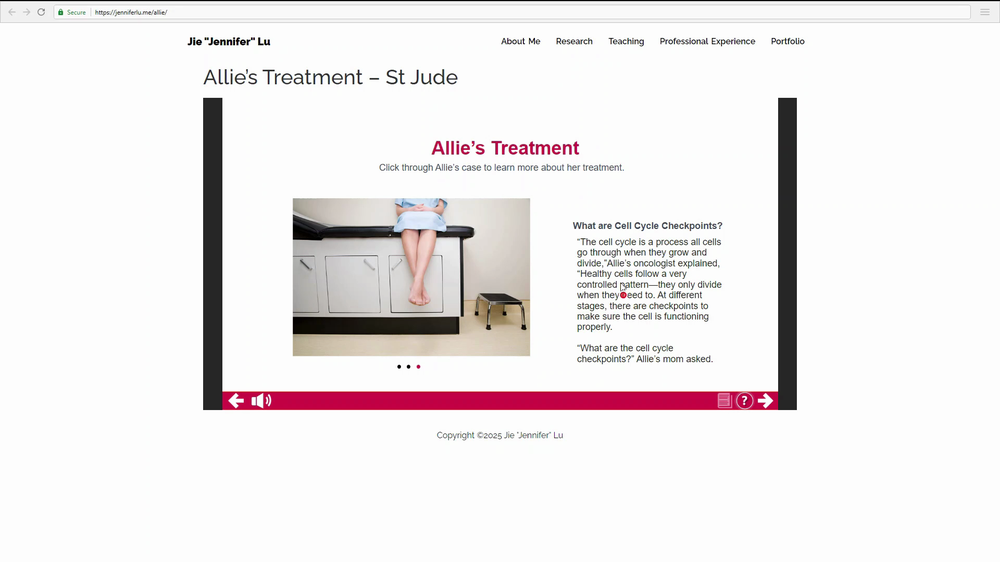
#> input picture data/images/test2.png, 1000 x 562 px, shrunk from 1920 x 1080 before the run
$ python -i step_80_chrome_geometry.py   (imports and definitions only)
#> lines starting #> are read from the running program, lines starting #| are printed output that depends on the picture; after the words box and inside, x2 and y2 are one past the last pixel; in counts of white or black regions, pixels touching at a corner belong together
"""Legacy slide-player geometry helpers.
PPT / slide rectangle from **chrome geometry**:

- Left/right **black pillarbox** columns (dark vertical runs beside the slide).
- Bottom **red** navigation bar → **y1** = top of that strip (slide white → red). The bar’s
  **left/right** edges align with **red → black** pillar borders (same width as slide content); its
  **bottom** is **red → white** (footer). We detect red only in the **lower** ~half of the frame so
  the slide’s red **heading/title** is not mistaken for this strip.
- **Slide (PPT)** = inner rectangle between the inner edges of the pillars, from
  slide top **y0** down to **y1**.

This does not depend on fixed 0–1000 coordinates; it detects pillars + red per frame.
"""
from __future__ import annotations

from typing import List, Optional, Tuple

import cv2
import numpy as np

NAV_BAR_HEIGHT_PX = 110


def _hsv_red_mask(hsv: np.ndarray) -> np.ndarray:
    m1 = cv2.inRange(hsv, np.array([0, 35, 45]), np.array([15, 255, 255]))
    m2 = cv2.inRange(hsv, np.array([165, 35, 45]), np.array([180, 255, 255]))
    return cv2.bitwise_or(m1, m2)


# [32 lines left out: function detect_red_nav_bottom_y, not called in this run]


def detect_nav_bar_top_y_in_player(
    frame: np.ndarray,
    x_lo: int,
    x_hi: int,
) -> float:
    """
    Top edge (TL y) of the bottom red navigation strip inside [x_lo, x_hi].

    The slide heading/title is often red; it is the main other red element. We only
    scan rows **below** ~52% of frame height so the heading is excluded. In that band,
    the wide red control strip is typically the only strong horizontal red region.
    """
    h, w = frame.shape[:2]
    x_lo = max(0, min(w - 1, int(x_lo)))
    x_hi = max(0, min(w - 1, int(x_hi)))
    if x_hi < x_lo:
        x_lo, x_hi = x_hi, x_lo

    hsv = cv2.cvtColor(frame, cv2.COLOR_BGR2HSV)
    red = _hsv_red_mask(hsv)
    roi = red[:, x_lo : x_hi + 1]
    # Exclude upper slide (red heading, maroon text); nav lives in the lower ~48% of frame
    y_floor = int(h * 0.52)
    # Ensure a minimum band height on short frames
    y_floor = min(y_floor, max(0, h - max(96, NAV_BAR_HEIGHT_PX + 24)))
    band = roi[y_floor:h, :]
    if band.size == 0:
        return float(h - NAV_BAR_HEIGHT_PX)

    row_frac = band.mean(axis=1) / 255.0
    # Full-width red bar: high row density; pagination dots stay below strong threshold
    strong = 0.16
    for i in range(len(row_frac)):
        if row_frac[i] >= strong:
            nav_top = y_floor + i
            return float(max(8, min(nav_top, h - 6)))

    for i in range(len(row_frac)):
        if row_frac[i] >= 0.08:
            nav_top = y_floor + i
            return float(max(8, min(nav_top, h - 6)))
    return float(h - NAV_BAR_HEIGHT_PX)


def _dark_runs(mask_1d: np.ndarray) -> List[Tuple[int, int]]:
    """True runs as inclusive (a, b) indices."""
    runs: List[Tuple[int, int]] = []
    i = 0
    n = len(mask_1d)
    while i < n:
        if not mask_1d[i]:
            i += 1
            continue
        j = i
        while j < n and mask_1d[j]:
            j += 1
        runs.append((i, j - 1))
        i = j
    return runs


def _best_pillar_pair(
    col_dark_frac: np.ndarray,
    w: int,
    thr: float,
) -> Optional[Tuple[Tuple[int, int], Tuple[int, int]]]:
    """
    Left pillar = rightmost dark run in the left half (next to slide).
    Right pillar = leftmost dark run in the right half.
    """
    is_d = col_dark_frac > thr
    runs = _dark_runs(is_d)
    left_cand = [
        r
        for r in runs
        if r[1] < int(w * 0.46) and 5 <= (r[1] - r[0] + 1) <= 220
    ]
    right_cand = [
        r
        for r in runs
        if r[0] > int(w * 0.54) and 5 <= (r[1] - r[0] + 1) <= 220
    ]
    if not left_cand or not right_cand:
        return None
    L = max(left_cand, key=lambda r: r[1])
    R = min(right_cand, key=lambda r: r[0])
    if L[1] >= R[0] - 8:
        return None
    return L, R


# [28 lines left out: function _slide_top_y, not called in this run]


def _refine_slide_x_between_pillars(
    gray: np.ndarray,
    h: int,
    w: int,
    lx0: int,
    lx1: int,
    rx0: int,
    rx1: int,
    y0: float,
    y_nav_i: int,
) -> Tuple[float, float]:
    """
    Slide left/right edges = inner vertical borders of the side black bars (no extra padding).

    Uses a vertical band between slide top and nav top; finds the first column after the left
    pillar and the last column before the right pillar where darkness drops vs pillar means.
    """
    y_top = int(max(0, min(h - 2, round(y0) + 4)))
    y_bot = int(max(y_top + 12, min(h - 1, y_nav_i - 4)))
    if y_bot <= y_top + 8:
        return float(lx1 + 1), float(rx0 - 1)
    col_dark = (gray[y_top:y_bot, :] < 42).mean(axis=0)
    lx0 = max(0, min(w - 1, lx0))
    lx1 = max(lx0, min(w - 1, lx1))
    rx0 = max(0, min(w - 1, rx0))
    rx1 = max(rx0, min(w - 1, rx1))
    left_mean = float(np.mean(col_dark[lx0 : lx1 + 1])) if lx1 >= lx0 else 0.85
    right_mean = float(np.mean(col_dark[rx0 : rx1 + 1])) if rx1 >= rx0 else 0.85
    thr_l = max(0.22, min(0.62, left_mean * 0.58))
    thr_r = max(0.22, min(0.62, right_mean * 0.58))
    x0 = float(lx1 + 1)
    for x in range(lx1 + 1, min(rx0, w)):
        if col_dark[x] < thr_l:
            x0 = float(x)
            break
    x1 = float(rx0 - 1)
    for x in range(rx0 - 1, max(int(x0) - 1, lx1), -1):
        if col_dark[x] < thr_r:
            x1 = float(x)
            break
    if x1 <= x0 + 40.0:
        return float(lx1 + 1), float(rx0 - 1)
    return x0, x1


def _slide_top_y_from_pillar_tops(
    gray: np.ndarray,
    h: int,
    left_range: Tuple[int, int],
    right_range: Tuple[int, int],
    y_nav_i: int,
) -> Optional[float]:
    """
    Top y of slide = same horizontal line as the top of the side black pillarbox bars.
    Finds the first row (from below browser chrome) where each pillar column run is dark.
    """
    dark_thr = 42
    y_start = int(0.05 * h)
    y_lim = min(y_nav_i, h - 1)

    def top_for_pillar(xa: int, xb: int) -> Optional[int]:
        for y in range(y_start, y_lim):
            patch = gray[y, xa : xb + 1]
            if patch.size == 0:
                continue
            if float((patch < dark_thr).mean()) < 0.70:
                continue
            y2 = min(y + 14, y_lim)
            sub = gray[y:y2, xa : xb + 1]
            if sub.size == 0:
                continue
            if float((sub < dark_thr).mean()) > 0.55:
                return y
        return None

    lt = top_for_pillar(left_range[0], left_range[1])
    rt = top_for_pillar(right_range[0], right_range[1])
    if lt is None and rt is None:
        return None
    if lt is None:
        return float(rt)
    if rt is None:
        return float(lt)
    return float(min(lt, rt))


def detect_ppt_rect_from_chrome(frame: np.ndarray) -> Optional[Tuple[float, float, float, float]]:
    """
    Returns (x0,y0,x1,y1) slide area in pixels, or None if pillars/nav cannot be found.

    x0 = column after left black bar; x1 = column before right black bar;
    y1 = top of red nav (bottom of slide).
    """
    if frame is None or frame.size == 0:
        return None
    h, w = frame.shape[:2]

    # Pillar column profile: exclude bottom strip (red nav + margin) so we do not need y_nav first.
    y_b0 = int(h * 0.14)
    y_b1 = max(y_b0 + 24, h - max(130, NAV_BAR_HEIGHT_PX + 20))
    if y_b1 <= y_b0 + 8:
        return None

    gray = cv2.cvtColor(frame[y_b0:y_b1, :], cv2.COLOR_BGR2GRAY)
    col_dark_frac = (gray < 42).mean(axis=0)
    if w >= 9:
        k = np.ones(9, dtype=np.float64) / 9.0
        col_dark_frac = np.convolve(col_dark_frac, k, mode="same")

    pair: Optional[Tuple[Tuple[int, int], Tuple[int, int]]] = None
    for thr in (0.72, 0.65, 0.58, 0.50, 0.45):
        pair = _best_pillar_pair(col_dark_frac, w, thr)
        if pair is not None:
            break
    if pair is None:
        return None

    (lx0, lx1), (rx0, rx1) = pair
    x0 = float(lx1 + 1)
    x1 = float(rx0 - 1)
    if x1 <= x0 + 80.0:
        return None

    # Nav top: red HSV only across the player (outer pillar edges), not full frame (avoids wrong y).
    y_nav = detect_nav_bar_top_y_in_player(
        frame,
        max(0, lx0 - 10),
        min(w - 1, rx1 + 10),
    )
    # Bottom of slide = top edge of red nav only (no artificial lift toward frame top).
    y_nav_i = int(round(min(max(y_nav, 8.0), float(h - 6))))
    y1 = float(y_nav_i)

    gray_full = cv2.cvtColor(frame, cv2.COLOR_BGR2GRAY)
    y0_opt = _slide_top_y_from_pillar_tops(gray_full, h, (lx0, lx1), (rx0, rx1), y_nav_i)
    xi0, xi1 = int(round(x0)), int(round(x1))
    if y0_opt is not None:
        y0 = y0_opt
    else:
        y0 = float(_slide_top_y(frame, xi0, xi1, y_nav_i))

    x0, x1 = _refine_slide_x_between_pillars(
        gray_full, h, w, lx0, lx1, rx0, rx1, y0, y_nav_i
    )

    if y1 <= y0 + 40.0:
        return None
    return (x0, y0, x1, y1)


# [25 lines left out: function navigation_bar_bbox_tight, not called in this run]

>>> import cv2
>>> picture = cv2.imread('../data/images/test2.png')
#> picture is the input picture: shape (562, 1000, 3); mean B, G, R 236, 235.3, 239.2
>>> result = detect_ppt_rect_from_chrome(picture)
#> in detect_ppt_rect_from_chrome, `gray = cv2.cvtColor(frame[y_b0:y_b1, :], cv2.COLOR_BGR2GRAY)`:
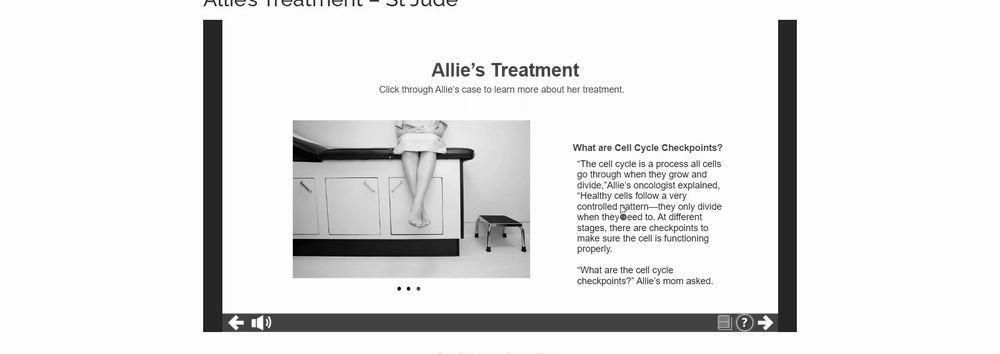
#> gray: shape (354, 1000); min 0, max 255, mean 229.4
#> in detect_ppt_rect_from_chrome, `col_dark_frac = (gray < 42).mean(axis=0)`: col_dark_frac = 1000 values, max 0.893 at index 219, min 0 at index 0, mean 0.0426
#> in detect_ppt_rect_from_chrome, `col_dark_frac = np.convolve(col_dark_frac, k, mode="same")`: col_dark_frac = 1000 values, max 0.882 at index 215, min 0 at index 0, mean 0.0426
#> the loop in detect_ppt_rect_from_chrome, `for thr in (0.72, 0.65, 0.58, 0.50, 0.45):` made 1 pass
#> pair on pass 1: ((207, 217), (782, 792))
#> in detect_ppt_rect_from_chrome, `(lx0, lx1), (rx0, rx1) = pair`: lx0 = 207; lx1 = 217; rx0 = 782; rx1 = 792
#> in detect_ppt_rect_from_chrome, `x0 = float(lx1 + 1)`: x0 = 218
#> in detect_ppt_rect_from_chrome, `x1 = float(rx0 - 1)`: x1 = 781
#> in detect_nav_bar_top_y_in_player, `hsv = cv2.cvtColor(frame, cv2.COLOR_BGR2HSV)`: hsv: shape (562, 1000, 3); mean H, S, V 10.5, 7.6, 239.6
#> in _hsv_red_mask, `m1 = cv2.inRange(hsv, np.array([0, 35, 45]), np.array([15, 255, 255]))`:
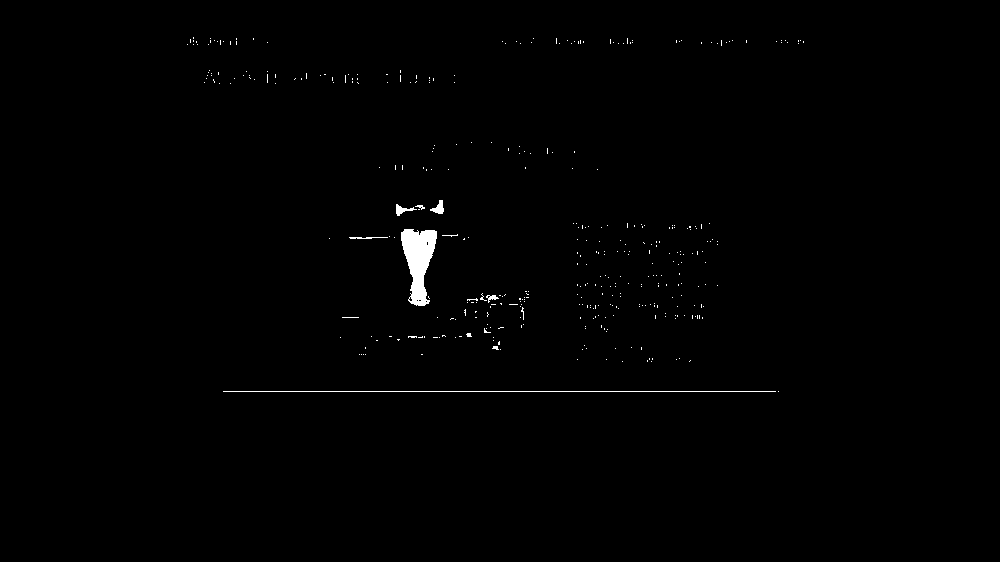
#> m1: shape (562, 1000); 0.6% white; 382 white regions (375 under 20 px), largest, box (x1, y1, x2, y2) and area: (401, 229, 437, 306) 1657, (223, 391, 776, 392) 553, (430, 200, 444, 214) 104
#> in _hsv_red_mask, `m2 = cv2.inRange(hsv, np.array([165, 35, 45]), np.array([180, 255, 255..`:
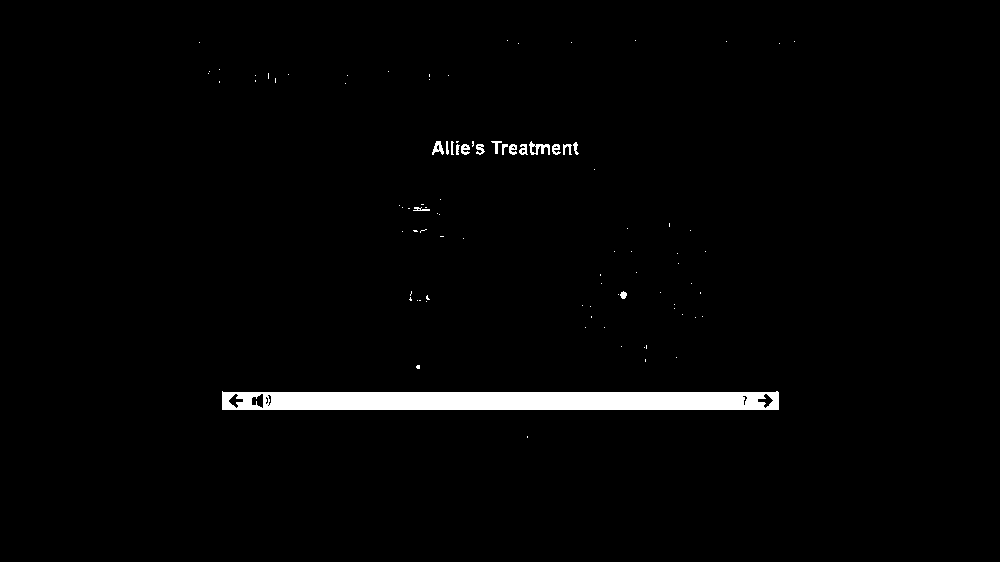
#> m2: shape (562, 1000); 1.9% white; 94 white regions (77 under 20 px), largest, box (x1, y1, x2, y2) and area: (222, 391, 779, 410) 9719, (529, 141, 550, 155) 140, (432, 141, 444, 155) 90
#> in _hsv_red_mask, `return cv2.bitwise_or(m1, m2)`:
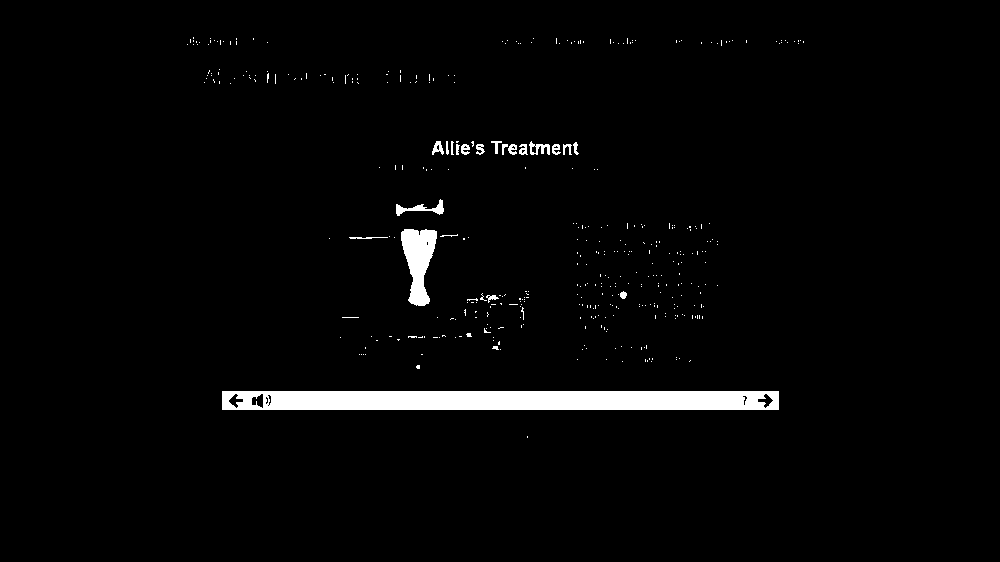
#> returned value: shape (562, 1000); 2.5% white; 405 white regions (384 under 20 px), largest, box (x1, y1, x2, y2) and area: (222, 391, 779, 410) 10273, (401, 229, 437, 306) 1704, (396, 199, 444, 216) 280
#> in detect_nav_bar_top_y_in_player, `roi = red[:, x_lo : x_hi + 1]`:
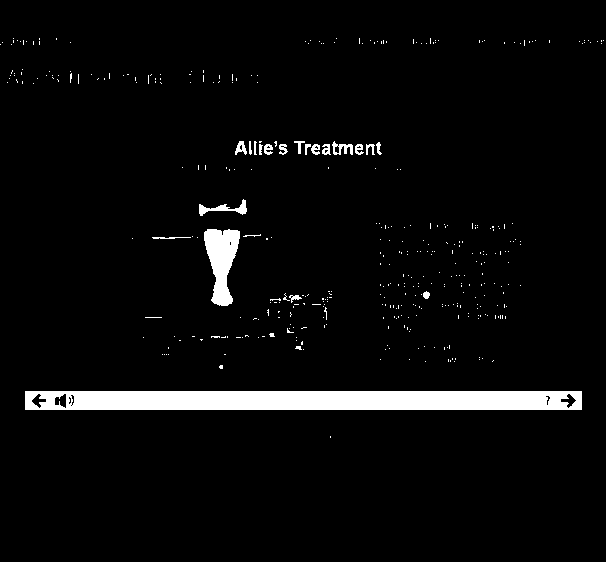
#> roi: shape (562, 606); 4.1% white; 398 white regions (377 under 20 px), largest, box (x1, y1, x2, y2) and area: (25, 391, 582, 410) 10273, (204, 229, 240, 306) 1704, (199, 199, 247, 216) 280
#> in detect_nav_bar_top_y_in_player, `band = roi[y_floor:h, :]`:
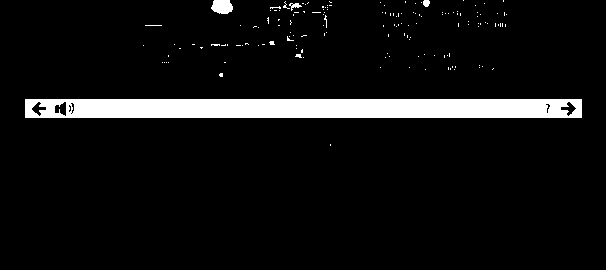
#> band: shape (270, 606); 6.7% white; 150 white regions (146 under 20 px), largest, box (x1, y1, x2, y2) and area: (25, 99, 582, 118) 10273, (211, 0, 233, 14) 250, (289, 3, 302, 11) 47, (423, 0, 430, 7) 40
#> in detect_nav_bar_top_y_in_player, `row_frac = band.mean(axis=1) / 255.0`: row_frac = 270 values, max 0.919 at index 99, min 0 at index 28, mean 0.0674
#> the loop in detect_nav_bar_top_y_in_player, `for i in range(len(row_frac)):` made 100 passes
#> nav_top on pass 100: 391
#> in detect_ppt_rect_from_chrome, `y_nav = detect_nav_bar_top_y_in_player( frame, max(0, lx0 - 10), min(w..`: y_nav = 391
#> in detect_ppt_rect_from_chrome, `gray_full = cv2.cvtColor(frame, cv2.COLOR_BGR2GRAY)`:
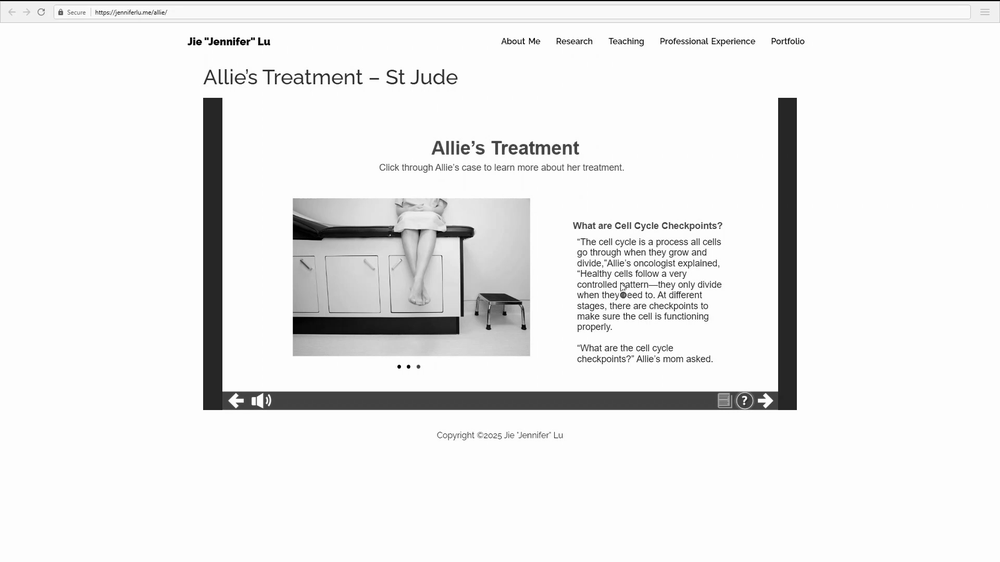
#> gray_full: shape (562, 1000); min 0, max 255, mean 236.6
#> in detect_ppt_rect_from_chrome, `y0_opt = _slide_top_y_from_pillar_tops(gray_full, h, (lx0, lx1), (rx0,..`: y0_opt = 98
#> in detect_ppt_rect_from_chrome, `xi0, xi1 = int(round(x0)), int(round(x1))`: xi0 = 218; xi1 = 781
#> in detect_ppt_rect_from_chrome, `y0 = y0_opt`: y0 = 98
#> in _refine_slide_x_between_pillars, `y_top = int(max(0, min(h - 2, round(y0) + 4)))`: y_top = 102
#> in _refine_slide_x_between_pillars, `y_bot = int(max(y_top + 12, min(h - 1, y_nav_i - 4)))`: y_bot = 387
#> in _refine_slide_x_between_pillars, `col_dark = (gray[y_top:y_bot, :] < 42).mean(axis=0)`: col_dark = 1000 values, max 1 at index 204, min 0 at index 0, mean 0.0492
#> in _refine_slide_x_between_pillars, `lx0 = max(0, min(w - 1, lx0))`: lx0 = 207
#> in _refine_slide_x_between_pillars, `lx1 = max(lx0, min(w - 1, lx1))`: lx1 = 217
#> in _refine_slide_x_between_pillars, `rx0 = max(0, min(w - 1, rx0))`: rx0 = 782
#> in _refine_slide_x_between_pillars, `rx1 = max(rx0, min(w - 1, rx1))`: rx1 = 792
#> in _refine_slide_x_between_pillars, `left_mean = float(np.mean(col_dark[lx0 : lx1 + 1])) if lx1 >= lx0 else..`: left_mean = 1
#> in _refine_slide_x_between_pillars, `thr_l = max(0.22, min(0.62, left_mean * 0.58))`: thr_l = 0.58
#> in _refine_slide_x_between_pillars, `x0 = float(lx1 + 1)`: x0 = 218
#> in _refine_slide_x_between_pillars, `x1 = float(rx0 - 1)`: x1 = 781
#> in detect_ppt_rect_from_chrome, `x0, x1 = _refine_slide_x_between_pillars( gray_full, h, w, lx0, lx1, r..`: x0 = 220; x1 = 778
#> result = (220, 98, 778, 391)
